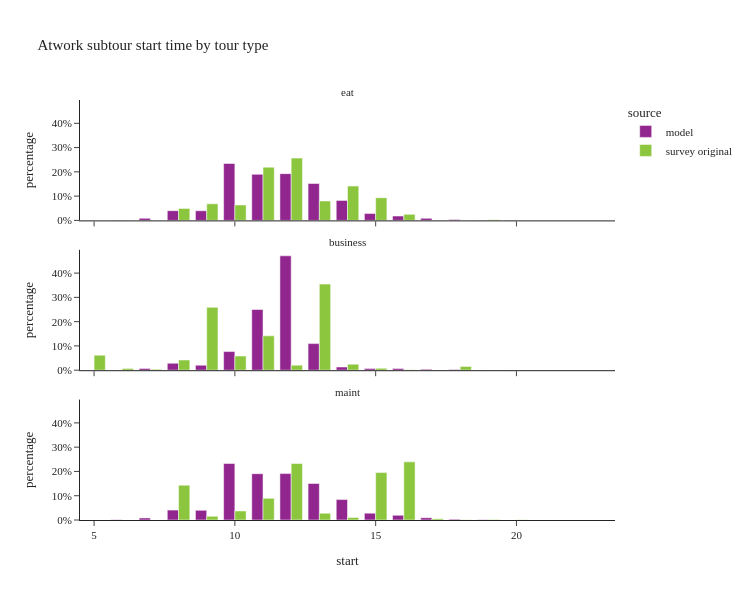

The notebook cell this image was saved under:
### Code cell
util.plot_share_facetbar(atwork_subtour, 'tour_weight', share_col="start", title="Atwork subtour start time by tour type", 
                             facet_col='tour_type', facet_col_wrap=1, height=600, orientation='v')

### Figure 1 — Plotly figure (JSON) as saved in the notebook; plotly's stock layout.template omitted (floating-point values rounded to 4 significant figures)
{"data": [{"alignmentgroup": "True", "customdata": [[10], [47], [645], [3036], [3003], [17757], [14373], [14592], [11511], [6247], [2166], [1352], [650], [272], [39], [22], [5], [3], [1]], "hovertemplate": "source=model<br>tour_type=eat<br>start=%{x}<br>percentage=%{y}<br>sample_size=%{customdata[0]}<extra></extra>", "legendgroup": "model", "marker": {"color": "#91268F", "pattern": {"shape": ""}}, "name": "model", "offsetgroup": "model", "orientation": "v", "showlegend": true, "textposition": "auto", "type": "bar", "x": [5.0, 6.0, 7.0, 8.0, 9.0, 10.0, 11.0, 12.0, 13.0, 14.0, 15.0, 16.0, 17.0, 18.0, 19.0, 20.0, 21.0, 22.0, 23.0], "xaxis": "x3", "y": [0.000132, 0.0006206, 0.008517, 0.04009, 0.03965, 0.2345, 0.1898, 0.1927, 0.152, 0.08249, 0.0286, 0.01785, 0.008583, 0.003592, 0.000515, 0.0002905, 6.602e-05, 3.961e-05, 1.32e-05], "yaxis": "y3"}, {"alignmentgroup": "True", "customdata": [[29], [113], [674], [2572], [1855], [6942], [22592], [42574], [9901], [1189], [600], [612], [345], [240], [55], [32], [19], [11], [1]], "hovertemplate": "source=model<br>tour_type=business<br>start=%{x}<br>percentage=%{y}<br>sample_size=%{customdata[0]}<extra></extra>", "legendgroup": "model", "marker": {"color": "#91268F", "pattern": {"shape": ""}}, "name": "model", "offsetgroup": "model", "orientation": "v", "showlegend": false, "textposition": "auto", "type": "bar", "x": [5.0, 6.0, 7.0, 8.0, 9.0, 10.0, 11.0, 12.0, 13.0, 14.0, 15.0, 16.0, 17.0, 18.0, 19.0, 20.0, 21.0, 22.0, 23.0], "xaxis": "x2", "y": [0.000321, 0.001251, 0.007459, 0.02847, 0.02053, 0.07683, 0.25, 0.4712, 0.1096, 0.01316, 0.00664, 0.006773, 0.003818, 0.002656, 0.0006087, 0.0003542, 0.0002103, 0.0001217, 1.107e-05], "yaxis": "y2"}, {"alignmentgroup": "True", "customdata": [[4], [41], [518], [2510], [2447], [14353], [11774], [11795], [9292], [5187], [1739], [1189], [576], [202], [41], [21], [6], [7]], "hovertemplate": "source=model<br>tour_type=maint<br>start=%{x}<br>percentage=%{y}<br>sample_size=%{customdata[0]}<extra></extra>", "legendgroup": "model", "marker": {"color": "#91268F", "pattern": {"shape": ""}}, "name": "model", "offsetgroup": "model", "orientation": "v", "showlegend": false, "textposition": "auto", "type": "bar", "x": [5.0, 6.0, 7.0, 8.0, 9.0, 10.0, 11.0, 12.0, 13.0, 14.0, 15.0, 16.0, 17.0, 18.0, 19.0, 20.0, 21.0, 22.0], "xaxis": "x", "y": [6.483e-05, 0.0006645, 0.008395, 0.04068, 0.03966, 0.2326, 0.1908, 0.1912, 0.1506, 0.08407, 0.02818, 0.01927, 0.009335, 0.003274, 0.0006645, 0.0003403, 9.724e-05, 0.0001134], "yaxis": "y"}, {"alignmentgroup": "True", "customdata": [[1], [4], [3], [6], [29], [47], [20], [7], [6], [2], [3], [1]], "hovertemplate": "source=survey original<br>tour_type=eat<br>start=%{x}<br>percentage=%{y}<br>sample_size=%{customdata[0]}<extra></extra>", "legendgroup": "survey original", "marker": {"color": "#8CC63E", "pattern": {"shape": ""}}, "name": "survey original", "offsetgroup": "survey original", "orientation": "v", "showlegend": true, "textposition": "auto", "type": "bar", "x": [7.0, 8.0, 9.0, 10.0, 11.0, 12.0, 13.0, 14.0, 15.0, 16.0, 17.0, 19.0], "xaxis": "x3", "y": [0.0, 0.04926, 0.06816, 0.06364, 0.2191, 0.2566, 0.08008, 0.1415, 0.09344, 0.02489, 0.0009906, 0.002329], "yaxis": "y3"}, {"alignmentgroup": "True", "customdata": [[5], [6], [7], [6], [15], [13], [14], [8], [9], [7], [3], [1], [1], [1]], "hovertemplate": "source=survey original<br>tour_type=business<br>start=%{x}<br>percentage=%{y}<br>sample_size=%{customdata[0]}<extra></extra>", "legendgroup": "survey original", "marker": {"color": "#8CC63E", "pattern": {"shape": ""}}, "name": "survey original", "offsetgroup": "survey original", "orientation": "v", "showlegend": false, "textposition": "auto", "type": "bar", "x": [5.0, 6.0, 7.0, 8.0, 9.0, 10.0, 11.0, 12.0, 13.0, 14.0, 15.0, 16.0, 17.0, 18.0], "xaxis": "x2", "y": [0.06178, 0.007312, 0.00372, 0.04195, 0.2588, 0.0585, 0.1416, 0.02089, 0.3546, 0.02496, 0.007859, 0.001953, 0.0003679, 0.0156], "yaxis": "y2"}, {"alignmentgroup": "True", "customdata": [[2], [3], [9], [3], [9], [14], [34], [11], [7], [12], [5], [3], [1], [1], [1]], "hovertemplate": "source=survey original<br>tour_type=maint<br>start=%{x}<br>percentage=%{y}<br>sample_size=%{customdata[0]}<extra></extra>", "legendgroup": "survey original", "marker": {"color": "#8CC63E", "pattern": {"shape": ""}}, "name": "survey original", "offsetgroup": "survey original", "orientation": "v", "showlegend": false, "textposition": "auto", "type": "bar", "x": [6.0, 7.0, 8.0, 9.0, 10.0, 11.0, 12.0, 13.0, 14.0, 15.0, 16.0, 17.0, 18.0, 19.0, 20.0], "xaxis": "x", "y": [0.0003875, 0.0, 0.1432, 0.01521, 0.03732, 0.08912, 0.2328, 0.02794, 0.01055, 0.1955, 0.2395, 0.005279, 0.0006669, 0.002118, 0.0005345], "yaxis": "y"}], "layout": {"annotations": [{"font": {}, "showarrow": false, "text": "maint", "x": 0.5, "xanchor": "center", "xref": "paper", "y": 0.2867, "yanchor": "bottom", "yref": "paper"}, {"font": {}, "showarrow": false, "text": "business", "x": 0.5, "xanchor": "center", "xref": "paper", "y": 0.6433, "yanchor": "bottom", "yref": "paper"}, {"font": {}, "showarrow": false, "text": "eat", "x": 0.5, "xanchor": "center", "xref": "paper", "y": 1.0, "yanchor": "bottom", "yref": "paper"}], "barmode": "group", "height": 600, "legend": {"title": {"text": "source"}, "tracegroupgap": 0}, "title": {"text": "Atwork subtour start time by tour type"}, "width": 750, "xaxis": {"anchor": "y", "domain": [0.0, 1.0], "title": {"text": "start"}}, "xaxis2": {"anchor": "y2", "domain": [0.0, 1.0], "matches": "x", "showticklabels": false}, "xaxis3": {"anchor": "y3", "domain": [0.0, 1.0], "matches": "x", "showticklabels": false}, "yaxis": {"anchor": "x", "domain": [0.0, 0.2867], "tickformat": ".0%", "title": {"text": "percentage"}}, "yaxis2": {"anchor": "x2", "domain": [0.3567, 0.6433], "matches": "y", "tickformat": ".0%", "title": {"text": "percentage"}}, "yaxis3": {"anchor": "x3", "domain": [0.7133, 1.0], "matches": "y", "tickformat": ".0%", "title": {"text": "percentage"}}}}
